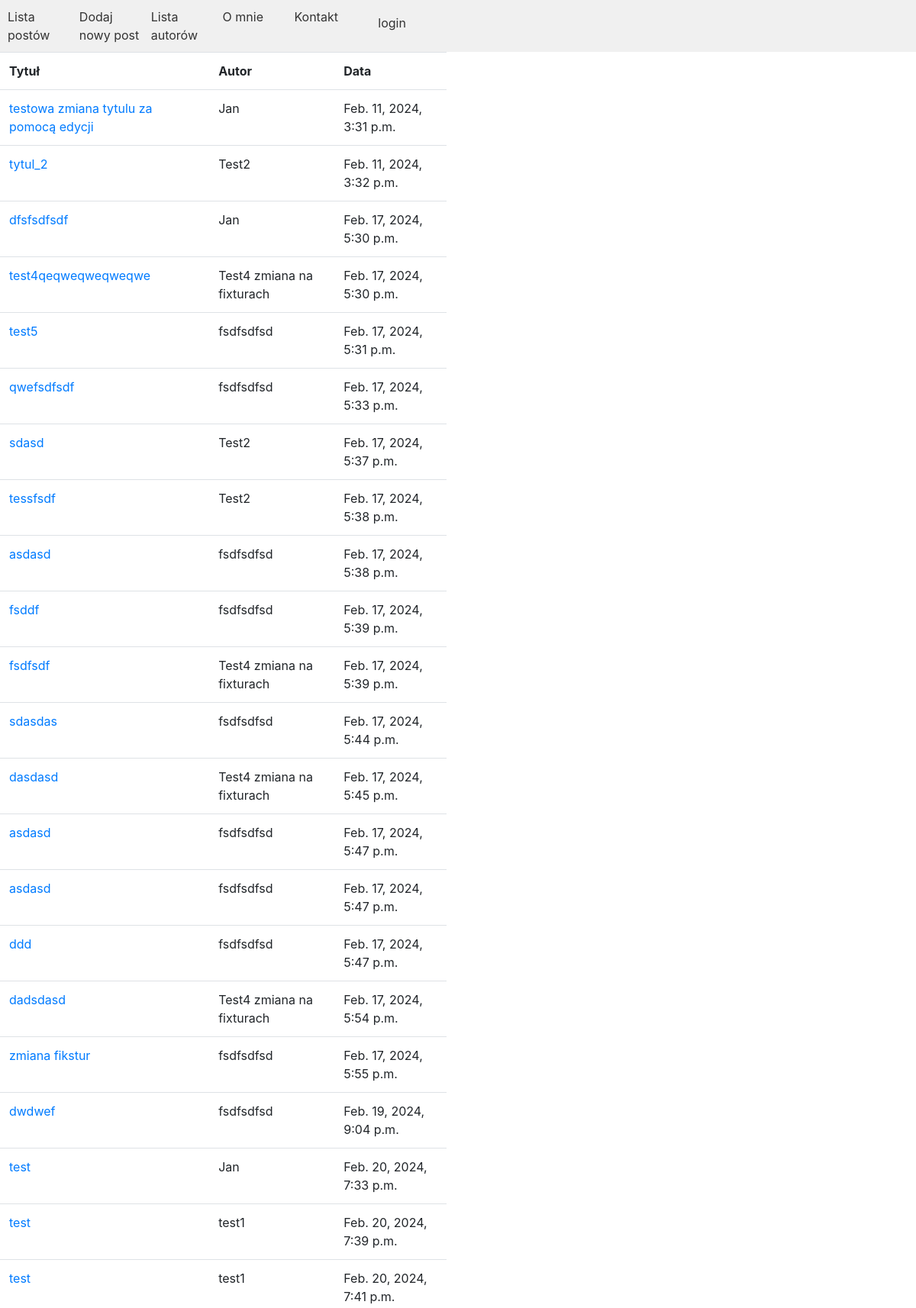
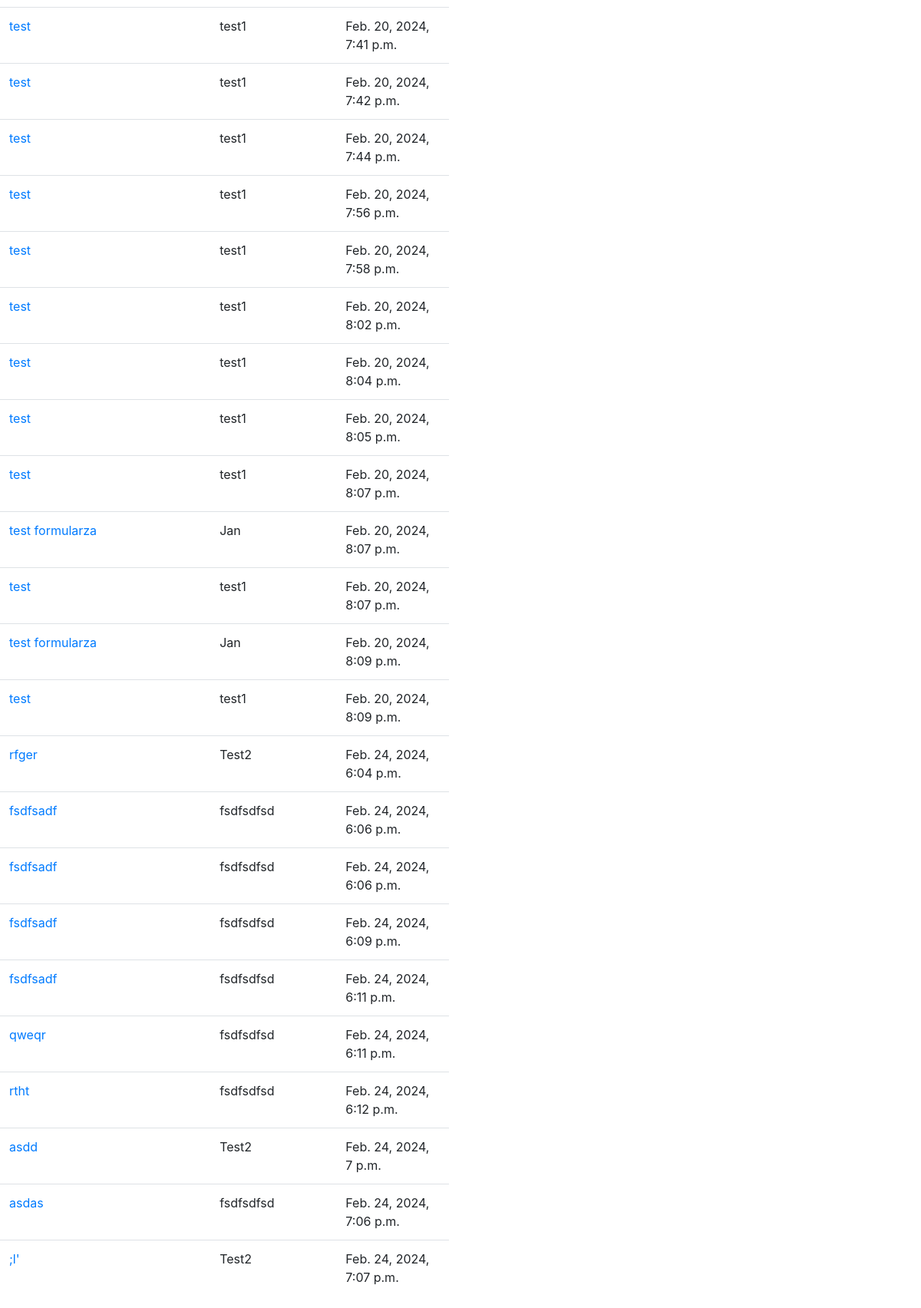
Page /list/ on the committed database (2 pictures, top to bottom).
### posts/models.py (models this page shows, shortened)
class Post(models.Model):
    title = models.CharField(max_length=50)
    content = models.TextField()
    created = models.DateTimeField(auto_now_add=True)
    modified = models.DateTimeField(auto_now=True)
    image = models.ImageField(upload_to='photos/%Y/%m/%d')
    tags = models.ManyToManyField("posts.Tag")
    author = models.ForeignKey(
        'posts.Author',
        on_delete=models.CASCADE
    )

class Author(models.Model):
    nick = models.CharField(max_length=50)
    email = models.EmailField()
    bio = models.TextField(null=True)

### posts/templates/posts/posts_list.html (shortened to what this page needs)
{% extends "main.html" %}
{% load bootstrap4 %}
{% block content %}
   <div class="row">
       <div class="col-6">
           <table class="table">
           <tr>
               <th>Tytuł</th>
               <th>Autor</th>
               <th>Data</th>
           </tr>
               {% for p in post_list %}
                   <tr>
                       <td><a href="{% url "posts:post" p.id %}">{{ p.title }}</a></td>
                       <td>{{ p.author.nick }}</td>
                       <td>{{ p.created }}</td>
                   </tr>
               {% endfor %}
           </table>
       </div>
       <div class="col-6">
       </div>
   </div>
{% endblock %}

### rows in the picture
Post: title "testowa zmiana tytulu za pomocą edycji", author.nick "Jan", created "Feb. 11, 2024, 3:31 p.m."
Post: title "tytul_2", author.nick "Test2", created "Feb. 11, 2024, 3:32 p.m."
Post: title "dfsfsdfsdf", author.nick "Jan", created "Feb. 17, 2024, 5:30 p.m."
Post: title "test4qeqweqweqweqwe", author.nick "Test4 zmiana na fixturach", created "Feb. 17, 2024, 5:30 p.m."
Post: title "test5", author.nick "fsdfsdfsd", created "Feb. 17, 2024, 5:31 p.m."
Post: title "qwefsdfsdf", author.nick "fsdfsdfsd", created "Feb. 17, 2024, 5:33 p.m."
Post: title "sdasd", author.nick "Test2", created "Feb. 17, 2024, 5:37 p.m."
Post: title "tessfsdf", author.nick "Test2", created "Feb. 17, 2024, 5:38 p.m."
Post: title "asdasd", author.nick "fsdfsdfsd", created "Feb. 17, 2024, 5:38 p.m."
Post: title "fsddf", author.nick "fsdfsdfsd", created "Feb. 17, 2024, 5:39 p.m."
Post: title "fsdfsdf", author.nick "Test4 zmiana na fixturach", created "Feb. 17, 2024, 5:39 p.m."
Post: title "sdasdas", author.nick "fsdfsdfsd", created "Feb. 17, 2024, 5:44 p.m."
Post: title "dasdasd", author.nick "Test4 zmiana na fixturach", created "Feb. 17, 2024, 5:45 p.m."
Post: title "asdasd", author.nick "fsdfsdfsd", created "Feb. 17, 2024, 5:47 p.m."
Post: title "asdasd", author.nick "fsdfsdfsd", created "Feb. 17, 2024, 5:47 p.m."
Post: title "ddd", author.nick "fsdfsdfsd", created "Feb. 17, 2024, 5:47 p.m."
Post: title "dadsdasd", author.nick "Test4 zmiana na fixturach", created "Feb. 17, 2024, 5:54 p.m."
Post: title "zmiana fikstur", author.nick "fsdfsdfsd", created "Feb. 17, 2024, 5:55 p.m."
Post: title "dwdwef", author.nick "fsdfsdfsd", created "Feb. 19, 2024, 9:04 p.m."
Post: title "test", author.nick "Jan", created "Feb. 20, 2024, 7:33 p.m."
Post: title "test", author.nick "test1", created "Feb. 20, 2024, 7:39 p.m."
Post: title "test", author.nick "test1", created "Feb. 20, 2024, 7:41 p.m."
Post: title "test", author.nick "test1", created "Feb. 20, 2024, 7:41 p.m."
Post: title "test", author.nick "test1", created "Feb. 20, 2024, 7:42 p.m."
Post: title "test", author.nick "test1", created "Feb. 20, 2024, 7:44 p.m."
Post: title "test", author.nick "test1", created "Feb. 20, 2024, 7:56 p.m."
Post: title "test", author.nick "test1", created "Feb. 20, 2024, 7:58 p.m."
Post: title "test", author.nick "test1", created "Feb. 20, 2024, 8:02 p.m."
Post: title "test", author.nick "test1", created "Feb. 20, 2024, 8:04 p.m."
Post: title "test", author.nick "test1", created "Feb. 20, 2024, 8:05 p.m."
Post: title "test", author.nick "test1", created "Feb. 20, 2024, 8:07 p.m."
Post: title "test formularza", author.nick "Jan", created "Feb. 20, 2024, 8:07 p.m."
Post: title "test", author.nick "test1", created "Feb. 20, 2024, 8:07 p.m."
Post: title "test formularza", author.nick "Jan", created "Feb. 20, 2024, 8:09 p.m."
Post: title "test", author.nick "test1", created "Feb. 20, 2024, 8:09 p.m."
Post: title "rfger", author.nick "Test2", created "Feb. 24, 2024, 6:04 p.m."
Post: title "fsdfsadf", author.nick "fsdfsdfsd", created "Feb. 24, 2024, 6:06 p.m."
Post: title "fsdfsadf", author.nick "fsdfsdfsd", created "Feb. 24, 2024, 6:06 p.m."
Post: title "fsdfsadf", author.nick "fsdfsdfsd", created "Feb. 24, 2024, 6:09 p.m."
Post: title "fsdfsadf", author.nick "fsdfsdfsd", created "Feb. 24, 2024, 6:11 p.m."
Post: title "qweqr", author.nick "fsdfsdfsd", created "Feb. 24, 2024, 6:11 p.m."
Post: title "rtht", author.nick "fsdfsdfsd", created "Feb. 24, 2024, 6:12 p.m."
Post: title "asdd", author.nick "Test2", created "Feb. 24, 2024, 7 p.m."
Post: title "asdas", author.nick "fsdfsdfsd", created "Feb. 24, 2024, 7:06 p.m."
Post: title ";l'", author.nick "Test2", created "Feb. 24, 2024, 7:07 p.m."
